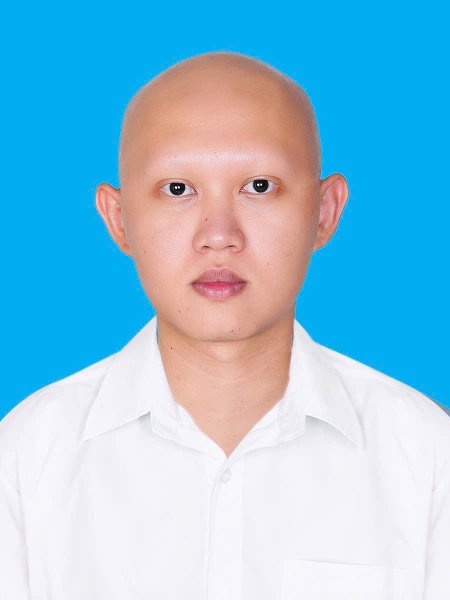
#> input picture image/image.png, 900 x 1200 px (shown at 1/2 size)
$ python crop_3x4.py
#> lines starting #> are read from the running program, lines starting #| are printed output that depends on the picture
"""Crop a source photo to a 3:4 (width:height) portrait ID-style photo.

Tries to use OpenCV face detection (if available) to center the crop on
the face. Falls back to a manual ratio.
"""

from PIL import Image

SRC = "image/image.png"
DST = "image/sonnguyen_3x4.jpeg"

img = Image.open(SRC)
#> img is the input picture: PIL image 900x1200 RGB; mean R, G, B 137.8, 194.9, 221
w, h = img.size
#> w = 900; h = 1200
print("source:", w, h)
#| source: 900 1200

face_box = None
try:
    import cv2
    import numpy as np
    cascade_path = cv2.data.haarcascades + "haarcascade_frontalface_default.xml"
    cascade = cv2.CascadeClassifier(cascade_path)
    arr = np.array(img.convert("RGB"))
    gray = cv2.cvtColor(arr, cv2.COLOR_RGB2GRAY)
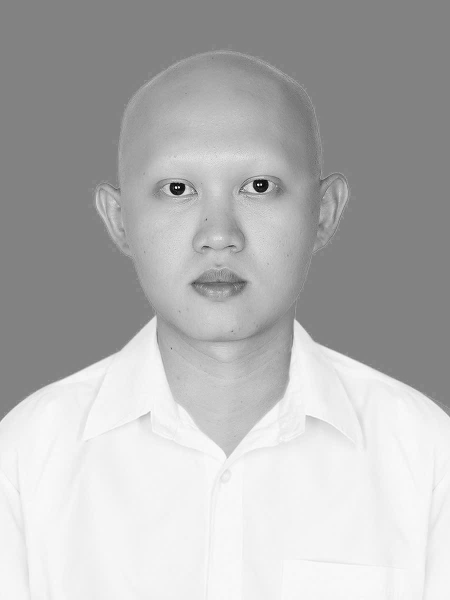
#> gray: shape (1200, 900) (shown at 1/2 size); min 0, max 255, mean 180.8
    faces = cascade.detectMultiScale(gray, scaleFactor=1.1, minNeighbors=5, minSize=(120, 120))
#> faces = [[187, 195, 491, 491]]
    if len(faces) > 0:
        faces = sorted(faces, key=lambda b: b[2] * b[3], reverse=True)
        face_box = tuple(int(v) for v in faces[0])
#> face_box = (187, 195, 491, 491)
        print("detected face:", face_box)
#| detected face: (187, 195, 491, 491)
except Exception as e:
    print("face detection skipped:", e)

if face_box is not None:
    fx, fy, fw, fh = face_box
#> fx = 187; fy = 195; fw = 491; fh = 491
    face_cx = fx + fw // 2
#> face_cx = 432
    face_cy = fy + fh // 2
#> face_cy = 440

    face_height_ratio = 0.62
    frame_h = int(fh / face_height_ratio)
#> frame_h = 791
    frame_w = int(frame_h * 3 / 4)
#> frame_w = 593

    top = fy - int(frame_h * 0.18)
#> top = 53
    if top < 0:
        top = 0
    bottom = top + frame_h
#> bottom = 844
    if bottom > h:
        bottom = h
        top = bottom - frame_h
        if top < 0:
            top = 0
            frame_h = bottom - top
            frame_w = int(frame_h * 3 / 4)

    left = face_cx - frame_w // 2
#> left = 136
    if left < 0:
        left = 0
    right = left + frame_w
#> right = 729
    if right > w:
        right = w
        left = right - frame_w
else:
    frame_h = int(h * 0.92)
    frame_w = int(frame_h * 3 / 4)
    top = int(h * 0.04)
    bottom = top + frame_h
    left = max(0, w // 2 - frame_w // 2)
    right = left + frame_w

print("crop box:", (left, top, right, bottom), "size:", (right - left, bottom - top))
#| crop box: (136, 53, 729, 844) size: (593, 791)
cropped = img.crop((left, top, right, bottom))
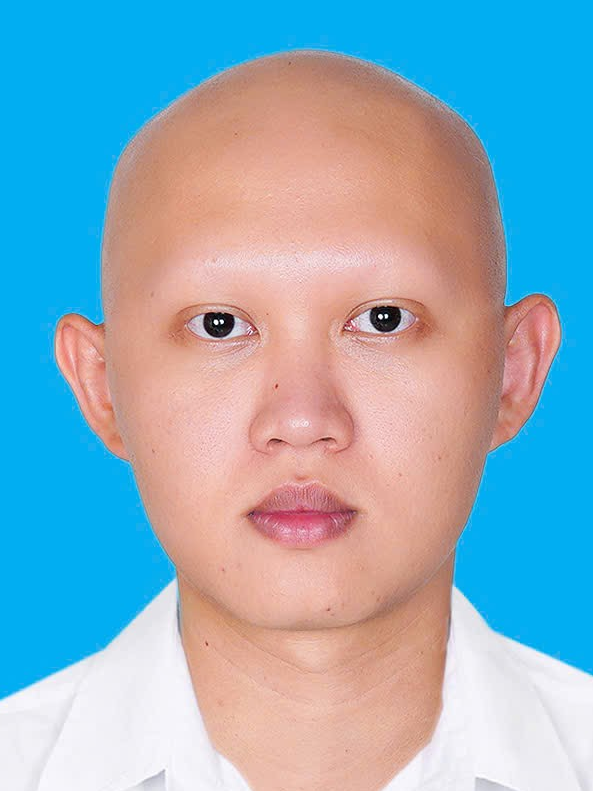
#> cropped: PIL image 593x791 RGB; mean R, G, B 140.6, 173.5, 190.4

final = cropped.resize((600, 800), Image.LANCZOS)
final.save(DST, "JPEG", quality=92)
print(f"Saved {DST}: {final.size}")
#| Saved image/sonnguyen_3x4.jpeg: (600, 800)

$ run again, with image/recommendations-linkedin.png copied over image/image.png
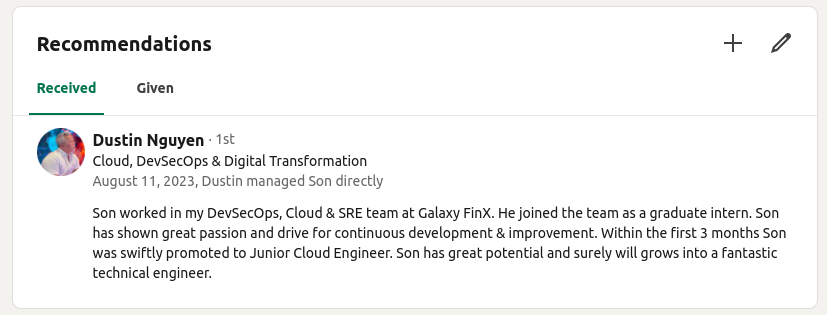
#> input picture image/recommendations-linkedin.png, 827 x 315 px
#> img is the input picture: PIL image 827x315 RGBA; mean R, G, B, A 243.9, 243.9, 243.7, 255
#| source: 827 315
#> faces = ()
#| crop box: (305, 12, 521, 301) size: (216, 289)
#> `cropped = img.crop((left, top, right, bottom))`:
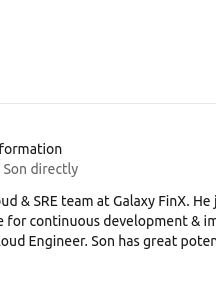
#> cropped: PIL image 216x289 RGBA; mean R, G, B, A 246.5, 246.5, 246.5, 255
#> `final = cropped.resize((600, 800), Image.LANCZOS)`:
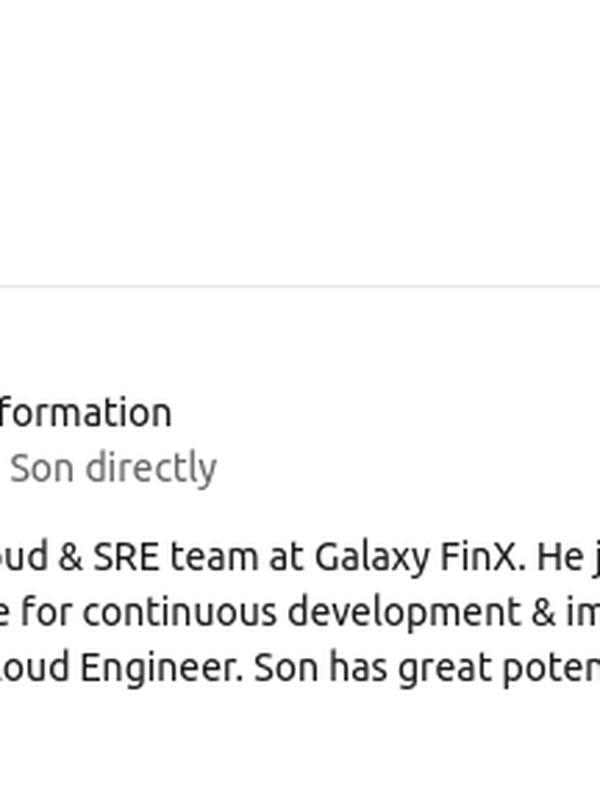
#> final: PIL image 600x800 RGBA; mean R, G, B, A 246, 246, 246, 255
#| Saved image/sonnguyen_3x4.jpeg: (600, 800)

$ run again, with image/page0.jpg saved as image/image.png
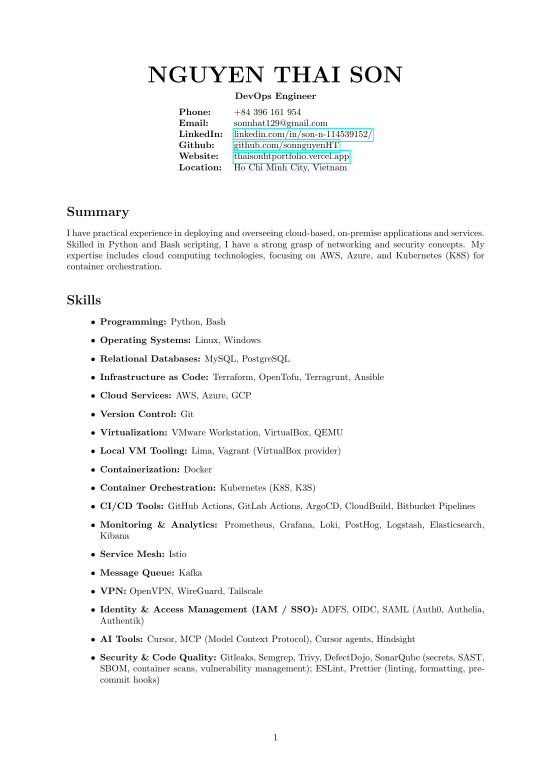
#> input picture image/page0.jpg, 1654 x 2339 px (shown at 1/3 size)
#> img is the input picture: PIL image 1654x2339 RGB; mean R, G, B 247.9, 248.4, 248.4
#| source: 1654 2339
#> faces = ()
#| crop box: (21, 93, 1634, 2244) size: (1613, 2151)
#> `cropped = img.crop((left, top, right, bottom))`:
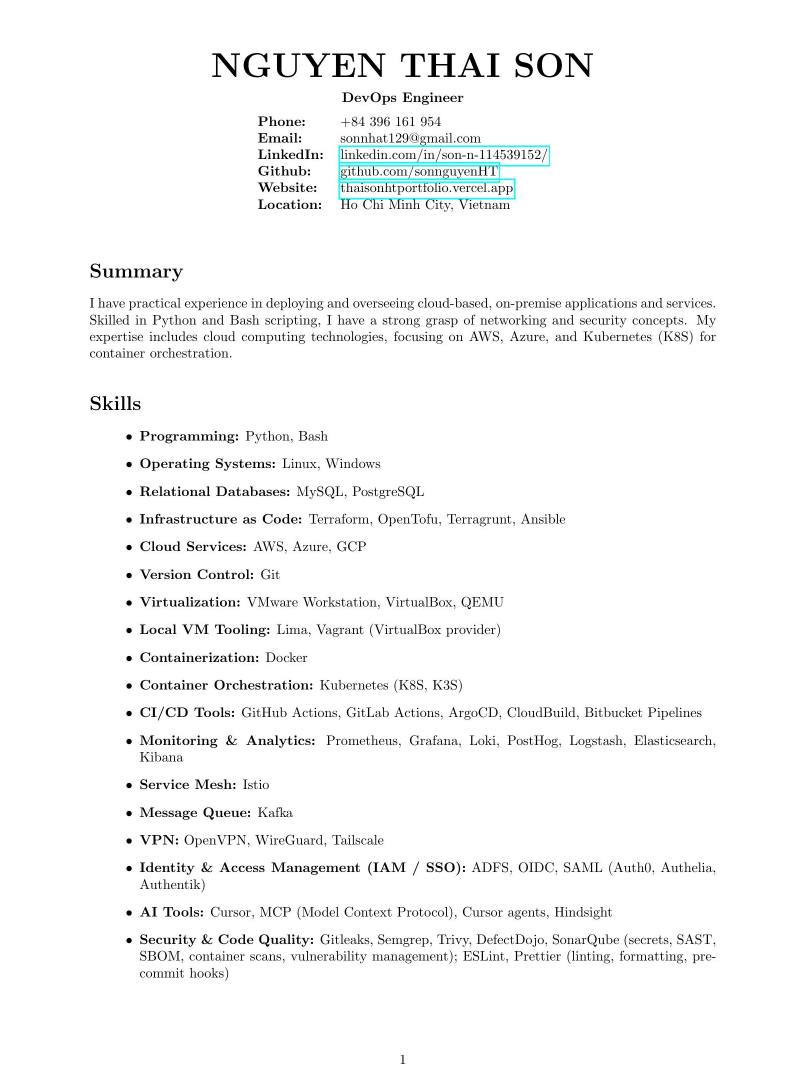
#> cropped: PIL image 1613x2151 RGB (shown at 1/2 size); mean R, G, B 247.1, 247.6, 247.6
#> `final = cropped.resize((600, 800), Image.LANCZOS)`:
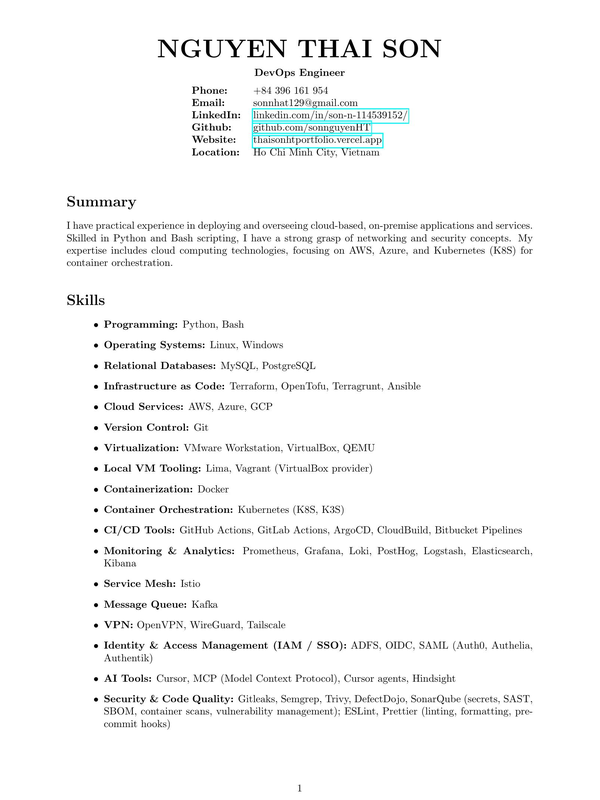
#> final: PIL image 600x800 RGB; mean R, G, B 246.6, 247.1, 247.1
#| Saved image/sonnguyen_3x4.jpeg: (600, 800)
